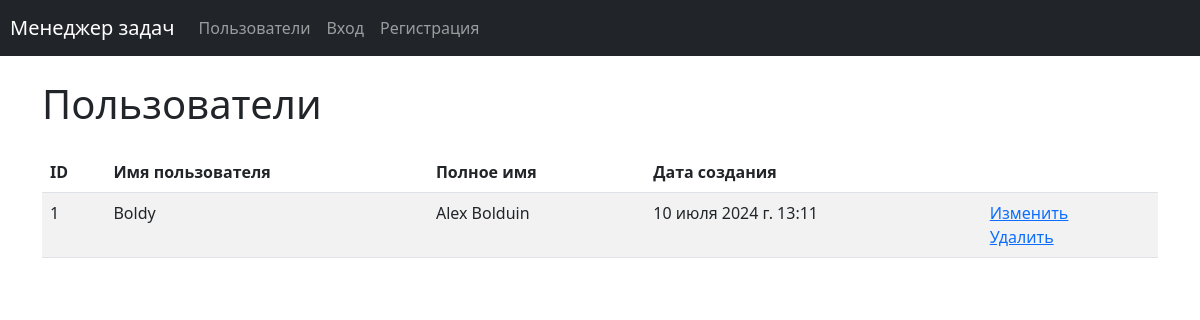
Before: /users/ with the older database file.
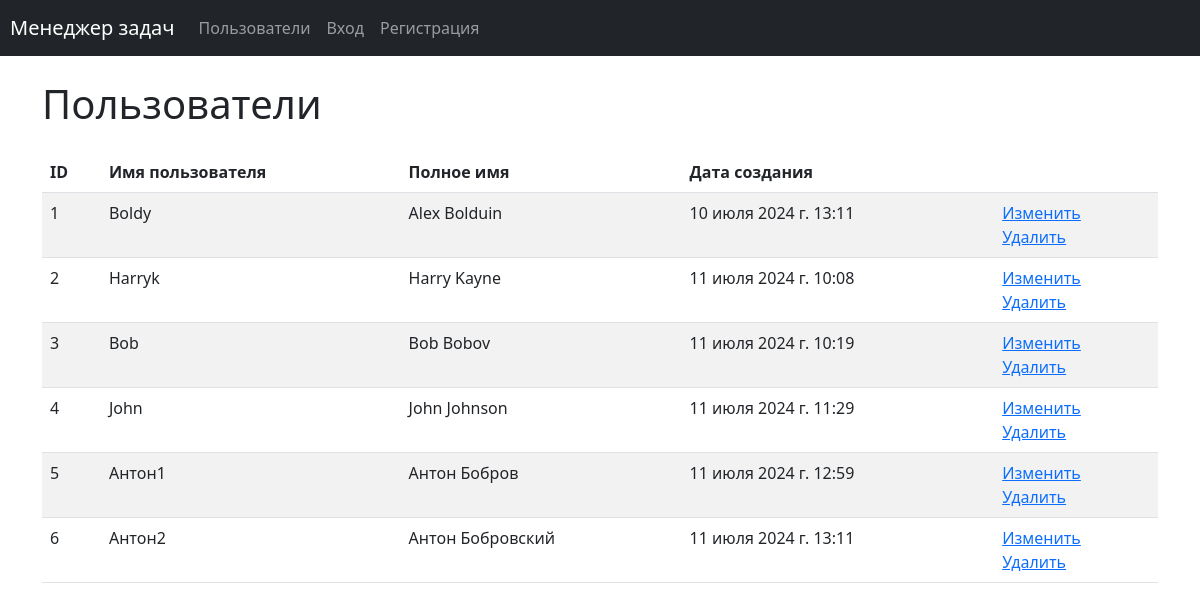
After: the same page with the newer database file.
### task_manager/users/models.py (models this page shows, shortened)
class User(AbstractUser):
    groups = models.ManyToManyField(Group, related_name='auth_user_groups')
    user_permissions = models.ManyToManyField(Permission, related_name='auth_user_permissions')
    first_name = models.CharField(max_length=150)
    last_name = models.CharField(max_length=150)

### task_manager/users/views.py (the view)
# urls.py: path('', UsersListView.as_view(), name='users'),
class UsersListView(ListView):
    template_name = 'users/index.html'
    model = User
    context_object_name = 'users'

### task_manager/templates/users/index.html (shortened to what this page needs)
{% extends "base.html" %}
{% load i18n %}
{% load django_bootstrap5 %}
{% block content %}
<div class="container wrapper flex-grow-1">
    <h1 class="my-4">
Пользователи
    </h1>
<table class="table table-striped">
<thead>
  <tr>
    <th>ID</th>
    <th>{% trans 'Username' %}</th>
    <th>{% trans 'Full name' %}</th>
    <th>{% trans 'Creation date' %}</th>
    <th></th>
  </tr>
</thead>
<tbody>
  {% if users %}
  {% for user in users %}
    <tr>
      <td>{{ user.id }}</td>
      <td>{{ user.username }}</td>
      <td>{{ user.get_full_name }}</td>
      <td>{{ user.date_joined }}</td>
      <td>
        <a href="{% url 'user_update' user.id %}">{% trans "Update" %}</a>
        <br>
        <a href="{% url 'users' %}">{% trans "Delete" %}</a>
      </td>
    </tr>
  {% endfor %}
  {% endif %}
</tbody>
</table>
</div>
{% endblock content %}

### task_manager/templates/base.html (shortened to what this page needs)
{% load django_bootstrap5 %}
{% load i18n %}
<!DOCTYPE html>
<html lang="ru-ru">
  <head>
    {% bootstrap_css %}
    <link href="https://cdn.jsdelivr.net/npm/bootstrap@5.2.3/dist/css/bootstrap.min.css" rel="stylesheet">
  </head>
  <body class="d-flex flex-column min-vh-100">
    {% if request.user.is_authenticated %}
    <nav class="navbar navbar-expand-lg navbar-dark bg-dark">
      <a class="navbar-brand" href="{% url 'home' %}" style="margin-left: 10px">{% trans 'Task manager' %}</a>
      <button class="navbar-toggler" data-toggle="collapse" data-target="#navbarToggleExternalContent">
        <span class="navbar-toggler-icon"></span>
      </button>
      <div class="collapse navbar-collapse" id="navbarToggleExternalContent">
        <ul class="navbar-nav mr-auto">
          <li class="nav-item">
            <a class="nav-link" href="{% url 'users' %}">{% trans 'Users' %}</a>
          </li>
            <li class="nav-item">
              <a class="nav-link" href="{% url 'login' %}">{% trans 'Statuses' %}</a>
            </li>
            <li class="nav-item">
              <a class="nav-link" href="{% url 'login' %}">{% trans 'Labels' %}</a>
            </li>
            <li class="nav-item">
              <a class="nav-link" href="{% url 'login' %}">{% trans 'Tasks' %}</a>
            </li>
            <li class="nav-item">
              <a class="nav-link" href="#"
                onClick="document.getElementById('logoutform').submit()">
                {% trans 'Log out' %}
              </a>
            </li>
        </ul>
            <form id="logoutform" method="POST" action="{% url 'logout' %}">
              {% csrf_token %}
              <input type="hidden">
            </form>
      </div>
    </nav>
    {% else %}
    <nav class="navbar navbar-expand-lg navbar-dark bg-dark">
      <a class="navbar-brand" href="{% url 'home' %}" style="margin-left: 10px">{% trans "Task manager" %}</a>
      <div class="collapse navbar-collapse" id="navbarToggleExternalContent">
        <ul class="navbar-nav mr-auto">
          <li class="nav-item">
            <a class="nav-link" href="{% url 'users' %}">{% trans "Users" %}</a>
          </li>
        </ul>
        <ul class="navbar-nav">
            <li class="nav-item">
              <a class="nav-link" href="{% url 'login' %}">{% trans "Login" %}</a>
            </li>
            <li class="nav-item">
              <a class="nav-link" href="{% url 'user_create' %}">{% trans "Registration" %}</a>
            </li>
        </ul>
      </div>
    </nav>
    {% endif %}
    {% block content %}
    {% endblock %}

Changed rows visible on the page:
added User: id "2", username "Harryk", get_full_name "Harry Kayne", date_joined "11 июля 2024 г. 10:08"
added User: id "3", username "Bob", get_full_name "Bob Bobov", date_joined "11 июля 2024 г. 10:19"
added User: id "4", username "John", get_full_name "John Johnson", date_joined "11 июля 2024 г. 11:29"
added User: id "5", username "Антон1", get_full_name "Антон Бобров", date_joined "11 июля 2024 г. 12:59"
added User: id "6", username "Антон2", get_full_name "Антон Бобровский", date_joined "11 июля 2024 г. 13:11"
